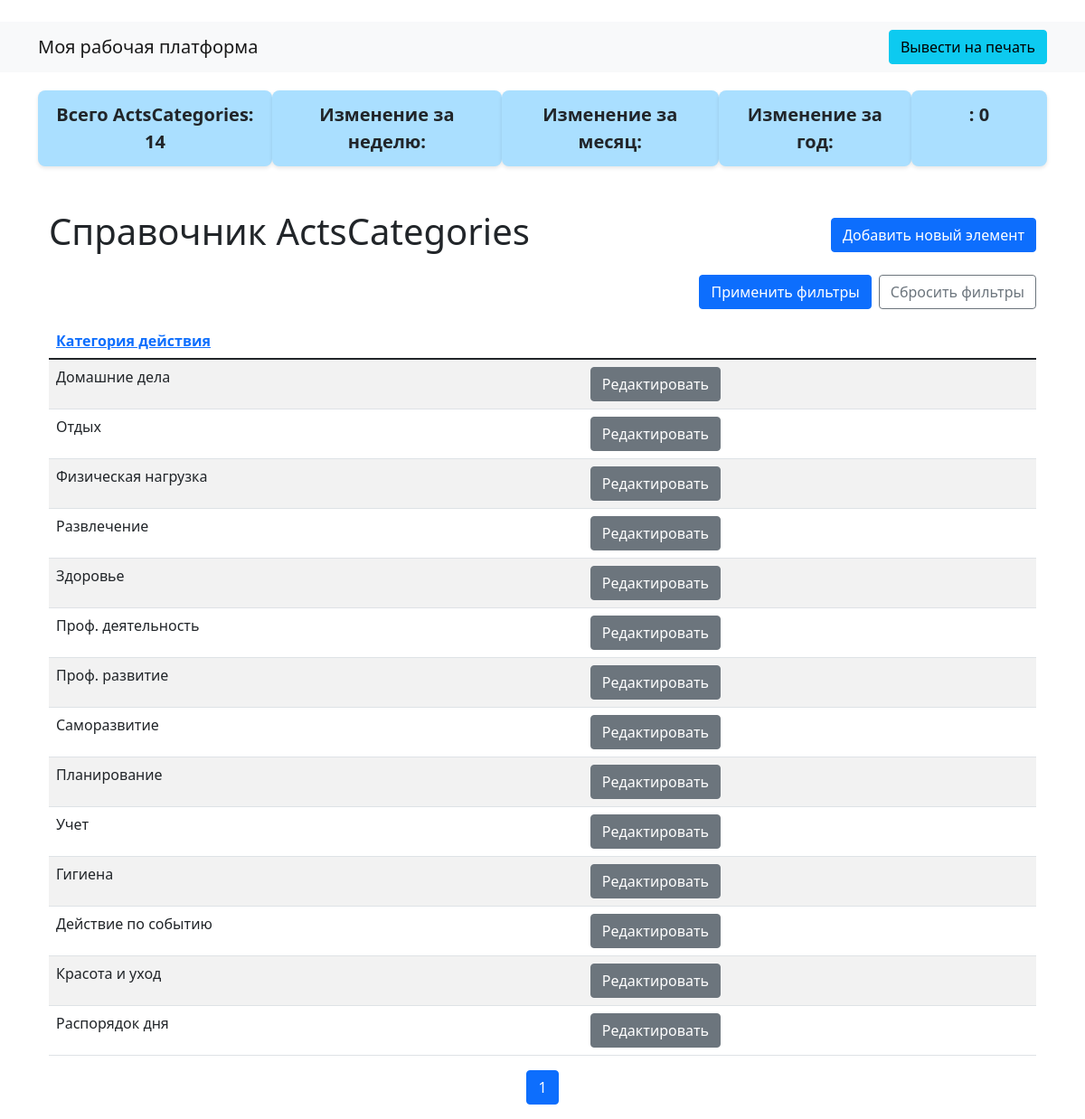
The page /commoncore/actscategories/ on the database its author committed.
### common_core/models.py (models this page shows, shortened)
class ActsCategories(models.Model):
    actscategory = models.CharField(max_length=30)

### common_core/views.py (the view)
# urls.py: path('actscategories/', views.ActsCategoriesView.as_view(), name='actscategories'),
class ActsCategoriesView(TemplateView):
    HEADERS = [
        {'actscategory': 'Категория действия'},
    ]
    FILTERS = []
    model_name = ActsCategories
    model_form = ActsCategoriesForm
    template_name = 'general_list.html'
    def get(self, request):
        return list_item(request, self.model_name,  self.model_form, self.FILTERS, self.HEADERS)

### common_core/views.py (called while the page is built)
def prepare_filters_and_headers(model_class, FILTERS, HEADERS):
    filters_collection = FilterCollection()
    for el in FILTERS:
        filters_collection.add_filter(model_class, el)
    headers = []
    for header in HEADERS:
        print('header: ', header)
        for key, value in header.items():
            headers.append({'field':key, 'label':value})
    return filters_collection, headers

def list_item(request, model_class=None, model_form=None, FILTERS=None, HEADERS=None, AGG_FIELD=None):
    if FILTERS is not None  and HEADERS is not None:
        filters_collection, headers = prepare_filters_and_headers(model_class, FILTERS, HEADERS)
    else:
        filters_collection = request.session.get('filters')
        headers =  request.session.get('headers')
        model_name = request.session.get('model_name')
        model_class = MODELS_AND_FORMS[model_name]['class']
        model_form = MODELS_AND_FORMS[model_name]['form']
    app_namespace = request.resolver_match.namespace
    return list_view(request, model_class, model_form, app_namespace, filters=filters_collection, headers=headers, agg_field=AGG_FIELD)

### house_keeper_pro/utils/filters.py (called while the page is built)
@register.filter()
def format_number(value):
    if isinstance(value, decimal.Decimal):
        return f'{value:,.2f}'.replace(',', ' ').replace('.', ',')
    elif isinstance(value, DateTimeField):
        return value.strftime('%Y-%m-%d %H:%M')
    else:
        return value

### house_keeper_pro/views.py (called while the page is built)
def log_route(request, message):
    logger.info(f"[Route]: {request.path} | Message: {message}")

def generate_urls(request, app_namespace, model_class, model_form):
    try:
        log_route(request, f"Формирование URL для пространства '{app_namespace}' и модели '{model_class.__name__}'.")
        urls = {
            'list': reverse(f"{app_namespace}:list"),
            f'add': reverse(f"{app_namespace}:add"),
            'edit': reverse(f"{app_namespace}:edit"),
        }
        print('urls: ', urls)
        log_route(request, f"Успешно сформированы URL: {urls}.")
        return urls
    except (NoReverseMatch, ImproperlyConfigured) as e:
        log_route(request, f"Ошибка при формировании URL: {str(e)}.")
        raise

### templates/general_list.html (shortened to what this page needs)
﻿<!DOCTYPE html>
{% extends 'base.html' %}
{% load static %}
{% block content %}
<div class="box-container">
    <div class="summary-box">Всего {{ total_count_label }}: {{ total_items }}</div>
    <div class="summary-box">Изменение за неделю:</div>
    <div class="summary-box">Изменение за месяц:</div>
    <div class="summary-box">Изменение за год:</div>
    <div class="summary-box">{{ totalsum_label }}: {{ totalsum_value|format_number }}</div>
</div>
<div class="container mt-5">
    <div class="d-flex align-items-center mb-3">
        <h1 class="me-auto">Справочник {{ total_count_label }}</h1>
        <a href="{{ add_url }}" class="btn btn-primary">Добавить новый элемент</a>
    </div>
    <form method="GET" class="d-flex justify-content-between w-100 align-items-center">
        <button type="submit" class="btn btn-primary ms-auto">Применить фильтры</button>
        <button type="button" onclick="resetFilters()" class="btn btn-outline-secondary ms-2">Сбросить фильтры</button>
    </form>
    <table class="table table-striped">
        <thead>
            <tr>
                {% for header in headers %}
                <th scope="col"><a href="{{ list_url }}?sort={{ header.field }}">{{ header.label }}</a></th>
                {% endfor %}
            </tr>
        </thead>
        <tbody>
            {% if items %}
            {% for item in items %}
            <tr>
                {% for el in item %}
                <td>{{ el.attr|format_number }}</td>
                {% endfor %}
                <td>
                    <a href="#" class="btn btn-secondary">Редактировать</a>
                </td>
            </tr>
            {% endfor %}
            {% else %}
            <tr>
                <td colspan="{{ headers|length|add:'1' }}">Нет доступных данных.</td>
            </tr>
            {% endif %}
        </tbody>
    </table>
    <nav aria-label="Pagination Navigation">
        <ul class="pagination justify-content-center">
            {% for pg_num in page_obj.paginator.page_range %}
            <li class="page-item {% if page_obj.number == pg_num %}active{% endif %}">
                <a class="page-link" href="?page={{ pg_num }}">{{ pg_num }}</a>
            </li>
            {% endfor %}
        </ul>
    </nav>
</div>
{% endblock %}

### templates/base.html (style rules this page uses)
.box-container { display: flex; justify-content: space-between; margin-top: 20px; }
.summary-box { background-color: #aadfff; border-radius: 8px; box-shadow: 0 2px 4px rgba(0, 0, 0, 0.1); padding: 12px 20px; min-width: 150px; text-align: center; font-size: 20px; font-weight: bold; }

### rows shown on the page
ActsCategories: attr "Домашние дела"
ActsCategories: attr "Отдых"
ActsCategories: attr "Физическая нагрузка"
ActsCategories: attr "Развлечение"
ActsCategories: attr "Здоровье"
ActsCategories: attr "Проф. деятельность"
ActsCategories: attr "Проф. развитие"
ActsCategories: attr "Саморазвитие"
ActsCategories: attr "Планирование"
ActsCategories: attr "Учет"
ActsCategories: attr "Гигиена"
ActsCategories: attr "Действие по событию"
ActsCategories: attr "Красота и уход"
ActsCategories: attr "Распорядок дня"

### other values the page prints
{{ total_count_label }} "ActsCategories"
{{ total_items }} "14"
{{ totalsum_value|format_number }} "0"
{{ header.label }} "Категория действия"
{{ pg_num }} "1"
